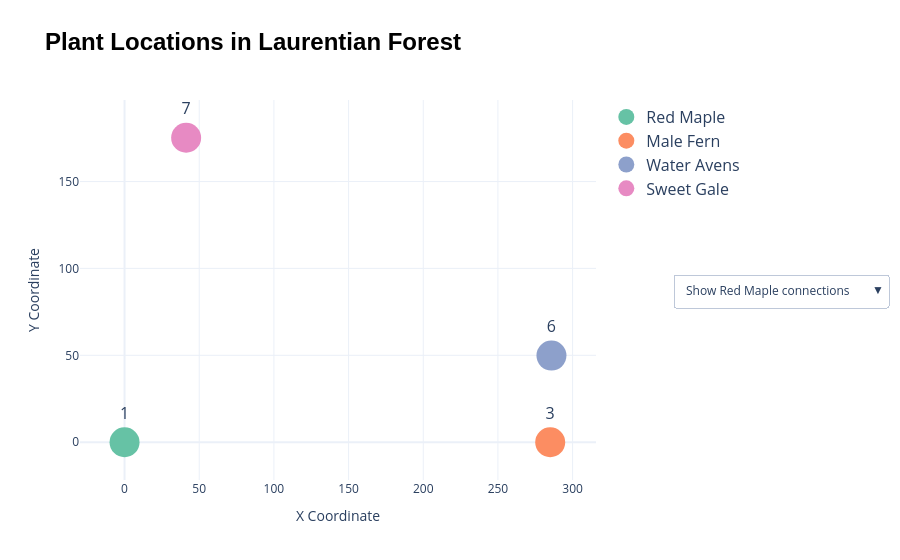

This figure's notebook cell:
### Markdown cell above
## Interactive plot

### Code cell
import plotly.graph_objects as go
import plotly.io as pio
import matplotlib.pyplot as plt




# Use Matplotlib’s Set2 colormap to assign a color for each plant
colors = plt.get_cmap("Set2").colors
plant_colors = {
    plant: f"rgba({int(c[0]*255)},{int(c[1]*255)},{int(c[2]*255)},1)"
    for plant, c in zip(plant_ids, colors)
}

# ========================================
# ------ Build the Figure  ---------------
# ========================================

fig = go.Figure()

# 1. Add marker traces for each plant (always visible).
#    The legend shows the plant’s common name.
for plant in plant_ids:
    x, y = plant_coords[plant]
    common_name = plant_common_names[id_to_name[plant]]
    fig.add_trace(go.Scatter(
        x=[x], y=[y],
        mode='markers+text',
        marker=dict(size=30, color=plant_colors[plant]),
        text=[plant],              # or use a plant number/ID if preferred
        textposition='top center',
        name=common_name,          # legend label (common name)
        showlegend=True,
        textfont=dict(size=16)     # increase legend label size
    ))

# 2. For each plant, add connection traces for all its connections.
#    (Each plant gets one trace for the dashed lines and one for the midpoint labels.)
#    Note: A connection (line between two plants) will be drawn twice
#          (once for each endpoint) if both plants are toggled on.
for plant in plant_ids:
    common_name = plant_common_names[id_to_name[plant]]
    line_x = []
    line_y = []
    text_x = []
    text_y = []
    text_labels = []
    
    # Loop through all computed connections and pick those that involve this plant.
    for (p1, p2), d in computed_distances.items():
        if plant in (p1, p2):
            x1, y1 = plant_coords[p1]
            x2, y2 = plant_coords[p2]
            # Add coordinates for the dashed line (None creates a break between segments)
            line_x.extend([x1, x2, None])
            line_y.extend([y1, y2, None])
            # Compute midpoint for the distance label
            mid_x = (x1 + x2) / 2
            mid_y = (y1 + y2) / 2
            text_x.append(mid_x)
            text_y.append(mid_y)
            text_labels.append(f"{d:.1f} cm")
    
    if line_x:  # only add if there are connections for this plant
        # Dashed line trace (initially hidden)
        fig.add_trace(go.Scatter(
            x=line_x, y=line_y,
            mode='lines',
            line=dict(dash='dash', color='black', width=2),
            showlegend=False,
            visible=False  # initially hidden
            
        ))
        # Distance label trace (initially hidden)
        fig.add_trace(go.Scatter(
            x=text_x, y=text_y,
            mode='markers+text',  # Use both markers and text
            marker=dict(size=40, color='white', symbol='square'),  # White square background
            text=text_labels,
            textposition='middle center',
            showlegend=False,
            visible=False,
            textfont=dict(size=16, color='black', family='Arial'),
        ))

# ---------------------------------------
# 3. Add update-menu buttons to toggle connections.
#
#    In the final figure the first 8 traces are the markers,
#    and for each plant there are 2 additional connection traces.
#    For plant i the connection traces have indices 8+2*i and 8+2*i+1.
# ---------------------------------------

# Create an initial visibility list:
# - Markers (first 8 traces): always True.
# - All connection traces: initially False.
n_markers = len(plant_ids)
n_connections = (len(fig.data) - n_markers)  # should be 2 per plant
initial_visibility = [True] * n_markers + [False] * n_connections

# Create one button per plant that shows its connection traces.
buttons = []
for i, plant in enumerate(plant_ids):
    common_name = plant_common_names[id_to_name[plant]]
    new_visibility = initial_visibility.copy()
    # The connection traces for plant i are at indices: n_markers + 2*i and n_markers + 2*i + 1.
    new_visibility[n_markers + 2 * i] = True
    new_visibility[n_markers + 2 * i + 1] = True
    buttons.append(dict(
        label=f"Show {common_name} connections",
        method="update",
        args=[{"visible": new_visibility}]
    ))

# Add a reset button to hide all connections.
buttons.append(dict(
    label="Reset connections",
    method="update",
    args=[{"visible": initial_visibility}]
))

# Place the update menu (dropdown) on the side.
fig.update_layout(
    title=dict(
        text='<b>Plant Locations in Laurentian Forest</b>',  # Bold title with HTML
        font=dict(size=24, color='black', family='Arial, sans-serif')
    ),
    xaxis_title='X Coordinate',
    yaxis_title='Y Coordinate',
    template='plotly_white',
    legend=dict(
        font=dict(size=16)  # Increase legend font size here
    ),
    updatemenus=[{
        "buttons": buttons,
        "direction": "down",
        "showactive": True,
        "x": 1.15,
        "y": 0.5,
        "xanchor": "left",
        "yanchor": "middle"
    }]
)


# Save the figure as HTML and display it.
pio.write_html(fig, 'interactive_plant_plot_laurentienne.html')
fig.show()

### Figure 1 — Plotly figure (JSON) as saved in the notebook; plotly's stock layout.template omitted (floating-point values rounded to 4 significant figures)
{"data": [{"marker": {"color": "rgba(102,194,165,1)", "size": 30}, "mode": "markers+text", "name": "Red Maple", "showlegend": true, "text": ["1"], "textfont": {"size": 16}, "textposition": "top center", "type": "scatter", "x": [0], "y": [0]}, {"marker": {"color": "rgba(252,141,98,1)", "size": 30}, "mode": "markers+text", "name": "Male Fern", "showlegend": true, "text": ["3"], "textfont": {"size": 16}, "textposition": "top center", "type": "scatter", "x": [285], "y": [0]}, {"marker": {"color": "rgba(141,160,203,1)", "size": 30}, "mode": "markers+text", "name": "Water Avens", "showlegend": true, "text": ["6"], "textfont": {"size": 16}, "textposition": "top center", "type": "scatter", "x": [285.8], "y": [49.89]}, {"marker": {"color": "rgba(231,138,195,1)", "size": 30}, "mode": "markers+text", "name": "Sweet Gale", "showlegend": true, "text": ["7"], "textfont": {"size": 16}, "textposition": "top center", "type": "scatter", "x": [41.24], "y": [175.2]}, {"line": {"color": "black", "dash": "dash", "width": 2}, "mode": "lines", "showlegend": false, "type": "scatter", "visible": false, "x": [0, 285, null, 0, 285.8, null, 0, 41.24, null], "y": [0, 0, null, 0, 49.89, null, 0, 175.2, null]}, {"marker": {"color": "white", "size": 40, "symbol": "square"}, "mode": "markers+text", "showlegend": false, "text": ["285.0 cm", "290.2 cm", "180.0 cm"], "textfont": {"color": "black", "family": "Arial", "size": 16}, "textposition": "middle center", "type": "scatter", "visible": false, "x": [142.5, 142.9, 20.62], "y": [0, 24.94, 87.59]}, {"line": {"color": "black", "dash": "dash", "width": 2}, "mode": "lines", "showlegend": false, "type": "scatter", "visible": false, "x": [0, 285, null, 285, 285.8, null, 285, 41.24, null], "y": [0, 0, null, 0, 49.89, null, 0, 175.2, null]}, {"marker": {"color": "white", "size": 40, "symbol": "square"}, "mode": "markers+text", "showlegend": false, "text": ["285.0 cm", "49.9 cm", "300.2 cm"], "textfont": {"color": "black", "family": "Arial", "size": 16}, "textposition": "middle center", "type": "scatter", "visible": false, "x": [142.5, 285.4, 163.1], "y": [0, 24.94, 87.59]}, {"line": {"color": "black", "dash": "dash", "width": 2}, "mode": "lines", "showlegend": false, "type": "scatter", "visible": false, "x": [0, 285.8, null, 285, 285.8, null, 285.8, 41.24, null], "y": [0, 49.89, null, 0, 49.89, null, 49.89, 175.2, null]}, {"marker": {"color": "white", "size": 40, "symbol": "square"}, "mode": "markers+text", "showlegend": false, "text": ["290.2 cm", "49.9 cm", "274.8 cm"], "textfont": {"color": "black", "family": "Arial", "size": 16}, "textposition": "middle center", "type": "scatter", "visible": false, "x": [142.9, 285.4, 163.5], "y": [24.94, 24.94, 112.5]}, {"line": {"color": "black", "dash": "dash", "width": 2}, "mode": "lines", "showlegend": false, "type": "scatter", "visible": false, "x": [0, 41.24, null, 285, 41.24, null, 285.8, 41.24, null], "y": [0, 175.2, null, 0, 175.2, null, 49.89, 175.2, null]}, {"marker": {"color": "white", "size": 40, "symbol": "square"}, "mode": "markers+text", "showlegend": false, "text": ["180.0 cm", "300.2 cm", "274.8 cm"], "textfont": {"color": "black", "family": "Arial", "size": 16}, "textposition": "middle center", "type": "scatter", "visible": false, "x": [20.62, 163.1, 163.5], "y": [87.59, 87.59, 112.5]}], "layout": {"legend": {"font": {"size": 16}}, "title": {"font": {"color": "black", "family": "Arial, sans-serif", "size": 24}, "text": "<b>Plant Locations in Laurentian Forest</b>"}, "updatemenus": [{"buttons": [{"args": [{"visible": [true, true, true, true, true, true, false, false, false, false, false, false]}], "label": "Show Red Maple connections", "method": "update"}, {"args": [{"visible": [true, true, true, true, false, false, true, true, false, false, false, false]}], "label": "Show Male Fern connections", "method": "update"}, {"args": [{"visible": [true, true, true, true, false, false, false, false, true, true, false, false]}], "label": "Show Water Avens connections", "method": "update"}, {"args": [{"visible": [true, true, true, true, false, false, false, false, false, false, true, true]}], "label": "Show Sweet Gale connections", "method": "update"}, {"args": [{"visible": [true, true, true, true, false, false, false, false, false, false, false, false]}], "label": "Reset connections", "method": "update"}], "direction": "down", "showactive": true, "x": 1.15, "xanchor": "left", "y": 0.5, "yanchor": "middle"}], "xaxis": {"title": {"text": "X Coordinate"}}, "yaxis": {"title": {"text": "Y Coordinate"}}}}
